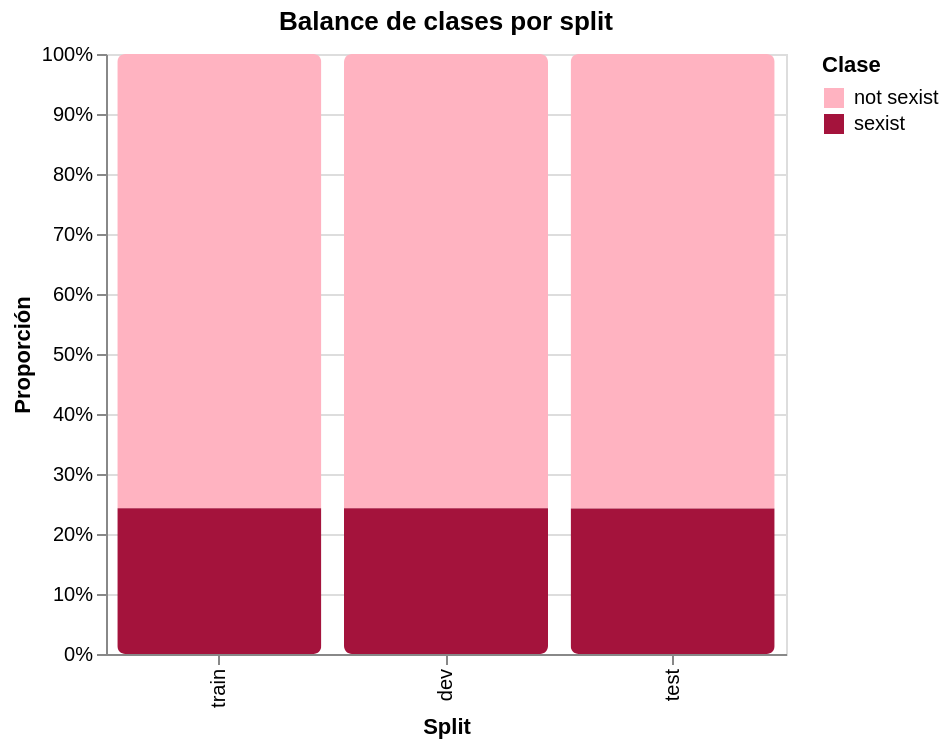

Notebook cell for this chart:
### Markdown cell above
### Visualización — barras apiladas al 100%

Permite comprobar que el desbalance de clases se mantiene estable en los tres splits
(requisito para que la evaluación sea justa).

### Code cell
split_chart = (
    alt.Chart(conteo_split.to_pandas())
    .mark_bar(cornerRadius=4)
    .encode(
        x=alt.X("split:N", sort=["train", "dev", "test"], title="Split"),
        y=alt.Y("len:Q", stack="normalize", title="Proporción",
                axis=alt.Axis(format="%")),
        color=alt.Color("label_sexist:N",
                        scale=alt.Scale(domain=["not sexist", "sexist"],
                                        range=["#FFB3C1", "#A4133C"]),
                        legend=alt.Legend(title="Clase")),
        tooltip=["split:N", "label_sexist:N", "len:Q"],
    )
    .properties(width=340, height=300, title="Balance de clases por split")
)
split_chart

### Figure 1 — Vega specification as saved in the notebook (floating-point values rounded to 4 significant figures)
{"$schema": "https://vega.github.io/schema/vega/v6.json", "data": [{"name": "source_0"}, {"name": "data_0", "values": [{"split": "dev", "label_sexist": "not sexist", "len": 1514, "_label_sexist_sort_index": 0.0, "x_split_sort_index": 1.0, "len_start": 0.243, "len_end": 1.0}, {"split": "dev", "label_sexist": "sexist", "len": 486, "_label_sexist_sort_index": 1.0, "x_split_sort_index": 1.0, "len_start": 0.0, "len_end": 0.243}, {"split": "test", "label_sexist": "not sexist", "len": 3030, "_label_sexist_sort_index": 0.0, "x_split_sort_index": 2.0, "len_start": 0.2425, "len_end": 1.0}, {"split": "test", "label_sexist": "sexist", "len": 970, "_label_sexist_sort_index": 1.0, "x_split_sort_index": 2.0, "len_start": 0.0, "len_end": 0.2425}, {"split": "train", "label_sexist": "not sexist", "len": 10602, "_label_sexist_sort_index": 0.0, "x_split_sort_index": 0.0, "len_start": 0.2427, "len_end": 1.0}, {"split": "train", "label_sexist": "sexist", "len": 3398, "_label_sexist_sort_index": 1.0, "x_split_sort_index": 0.0, "len_start": 0.0, "len_end": 0.2427}]}, {"name": "source_0_x_domain_split", "values": [{"sort_field": 1.0, "split": "dev"}, {"sort_field": 2.0, "split": "test"}, {"sort_field": 0.0, "split": "train"}]}], "marks": [{"type": "group", "from": {"facet": {"data": "data_0", "name": "stack_group_main", "groupby": ["split"], "aggregate": {"fields": ["len_start", "len_start", "len_end", "len_end"], "ops": ["min", "max", "min", "max"]}}}, "encode": {"update": {"width": {"signal": "max(0.25, bandwidth('x'))"}, "x": {"field": "split", "scale": "x"}, "y": {"signal": "min(scale('y',datum[\"min_len_start\"]),scale('y',datum[\"max_len_start\"]),scale('y',datum[\"min_len_end\"]),scale('y',datum[\"max_len_end\"]))"}, "clip": {"value": true}, "cornerRadius": {"value": 4}, "y2": {"signal": "max(scale('y',datum[\"min_len_start\"]),scale('y',datum[\"max_len_start\"]),scale('y',datum[\"min_len_end\"]),scale('y',datum[\"max_len_end\"]))"}}}, "marks": [{"type": "group", "encode": {"update": {"y": {"field": {"signal": null, "datum": null, "group": "y", "parent": null}, "mult": -1}, "width": {"field": {"signal": null, "datum": null, "group": "width", "parent": null}}}}, "marks": [{"type": "rect", "name": "marks", "from": {"data": "stack_group_main"}, "encode": {"update": {"fill": {"field": "label_sexist", "scale": "color"}, "tooltip": {"signal": "{\"split\": isValid(datum[\"split\"]) ? isArray(datum[\"split\"]) ? join(datum[\"split\"], '\\n') : datum[\"split\"] : \"\"+datum[\"split\"], \"label_sexist\": isValid(datum[\"label_sexist\"]) ? isArray(datum[\"label_sexist\"]) ? join(datum[\"label_sexist\"], '\\n') : datum[\"label_sexist\"] : \"\"+datum[\"label_sexist\"], \"len\": format(datum[\"len\"], \"\")}"}, "y": {"field": "len_end", "scale": "y"}, "y2": {"field": "len_start", "scale": "y"}, "width": {"field": {"signal": null, "datum": null, "group": "width", "parent": null}}}}, "style": ["bar"]}]}]}], "scales": [{"name": "x", "type": "band", "domain": {"data": "source_0_x_domain_split", "field": "split", "sort": {"op": "max", "field": "sort_field"}}, "range": [0, {"signal": "width"}], "paddingInner": 0.1, "paddingOuter": 0.05}, {"name": "y", "type": "linear", "domain": [0, 1], "range": [{"signal": "height"}, 0], "nice": true, "zero": true}, {"name": "color", "type": "ordinal", "domain": ["not sexist", "sexist"], "range": ["#FFB3C1", "#A4133C"]}], "axes": [{"scale": "y", "orient": "left", "ticks": false, "grid": true, "tickCount": {"signal": "ceil(height/40)"}, "maxExtent": 0, "labels": false, "minExtent": 0, "gridScale": "x", "zindex": 0, "aria": false, "domain": false}, {"scale": "x", "labelBaseline": "middle", "labelAngle": 270, "zindex": 0, "grid": false, "title": "Split", "orient": "bottom", "labelAlign": "right"}, {"scale": "y", "title": "Proporción", "labelOverlap": true, "zindex": 0, "orient": "left", "grid": false, "format": ".0%", "tickCount": {"signal": "ceil(height/40)"}}], "title": {"text": "Balance de clases por split", "frame": "group"}, "padding": 5, "legends": [{"title": "Clase", "fill": "color", "symbolType": "square"}], "style": "cell", "background": "white", "width": 340, "height": 300}
